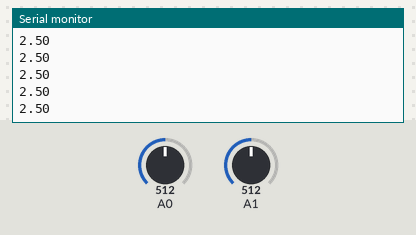
Recording of a sketch running on a simulated Arduino Uno, built with avr-gcc and run on an emulated ATmega328P. Parts: the last lines printed to the serial monitor. Inputs (shaded band) come from the test bench; at power-on: A0 = 512, A1 = 512.

Above: at 1.2 s.
1.3 s: A0 set to 716
At 2.2 s:
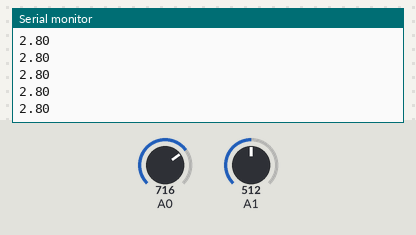
2.8 s: A1 set to 716
At 3.8 s:
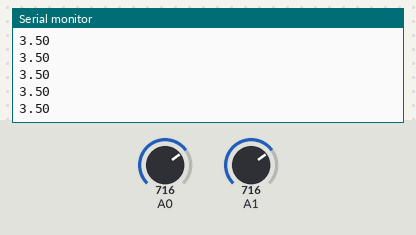
4.3 s: A0 set to 900
At 4.9 s:
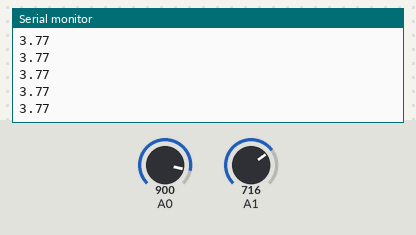
5.8 s: A1 set to 900
At 6.8 s:
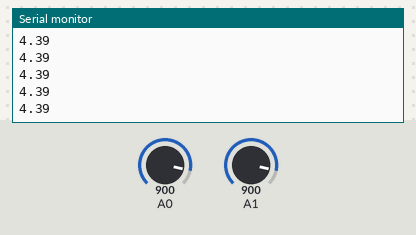
Timing chart, 0 to 8.3 s (numbered marks = the images above; inputs shaded):
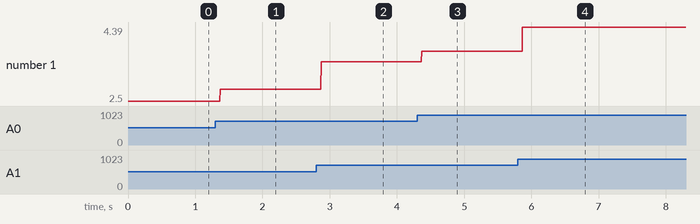

Measured:
- after the input at 1.3 s, the serial monitor: prints a new line after 0.07 s (image 1)
- after the input at 2.8 s, the serial monitor: prints a new line after 0.07 s (image 2)
- after the input at 4.3 s, the serial monitor: prints a new line after 0.07 s (image 3)
- after the input at 5.8 s, the serial monitor: prints a new line after 0.07 s (image 4)
- plotted number 1: 2.5 → 2.8 after the input at 1.3 s, 2.8 → 3.5 after the input at 2.8 s, 3.5 → 3.77 after the input at 4.3 s, 3.77 → 4.39 after the input at 5.8 s

The sketch:

hw-02.ino
```cpp
void setup() {
Serial.begin(9600);

}

void loop()
{
float sensorValue = 0;
float sensorVoltage = 0;

for(int i=1 ; i<6;i++ )
{
sensorValue = analogRead(A1);
sensorValue = 0.7* sensorValue + 0.3* analogRead(A0);
sensorVoltage = (sensorValue * 5) /1024;
//Databuffer[i] = sensorVoltage ;
}
//Serial.print("sensorVoltage = ");
//Serial.println(sensorVoltage);
//Serial.print("sensorValue = ");
//Serial.println(sensorValue);
//delay(3000);

for(int i=0 ; i<5;i++ )
{
//Databuffer[i] = Databuffer[i+1];
//a+=Databuffer[i];
Serial.println(sensorVoltage);
}
}
```
